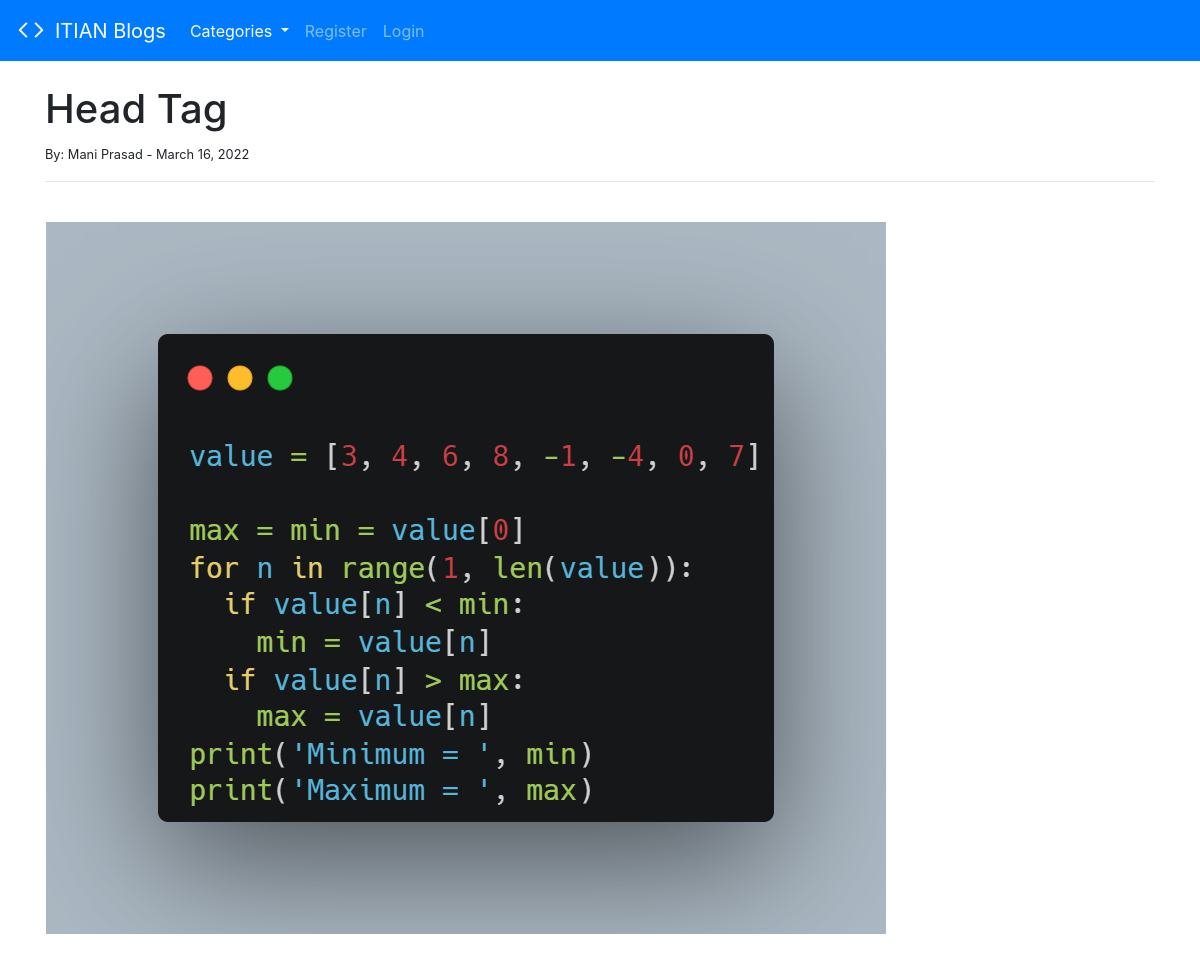
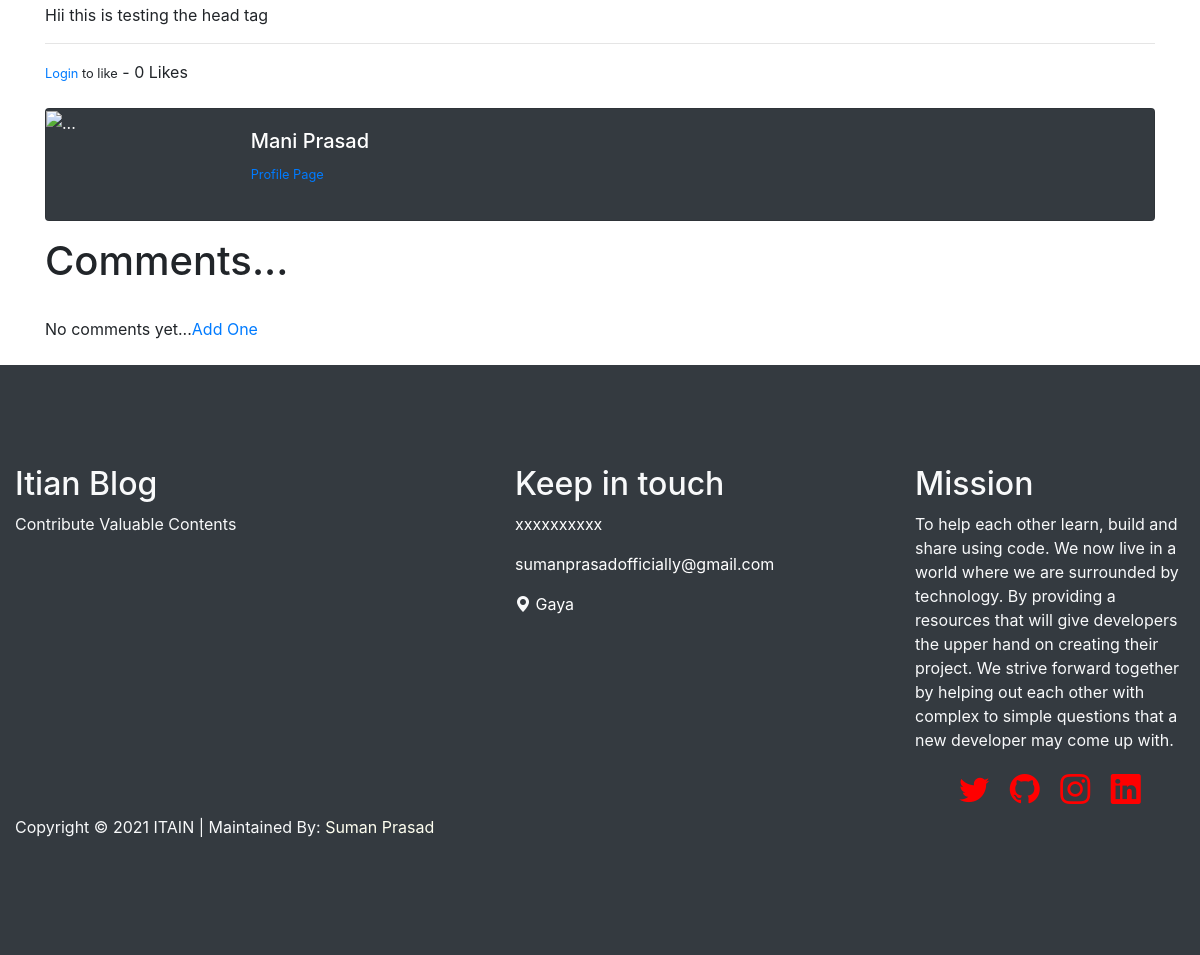
The app's page /article/19 with its own data (2 pictures, top to bottom).
### theblog/models.py (models this page shows, shortened)
class Post(models.Model):
    title = models.CharField(max_length=255)
    header_image = models.ImageField(null=True, blank=True, upload_to="images/")   #all posts doesnot have image.
    title_tag = models.CharField(max_length=255)
    author = models.ForeignKey(User, on_delete=models.CASCADE)
    body = RichTextField(blank=True, null=True)
    post_date = models.DateField(auto_now_add=True)
    category = models.CharField(max_length=255, default='coding')
    snippet = models.CharField(max_length=255)
    likes = models.ManyToManyField(User, related_name='blog_posts')
    def total_likes(self):
        return self.likes.count()

### theblog/views.py (the view)
# urls.py: path('article/<int:pk>', ArticleDetailView.as_view(), name='article-detail'),
class ArticleDetailView(DetailView):
    model = Post
    template_name = 'article_details.html'
    def get_context_data(self, *args, **kwargs):
        cat_menu = Category.objects.all()
        context = super(ArticleDetailView, self).get_context_data(*args, **kwargs)
        stuff = get_object_or_404(Post, id=self.kwargs['pk'])
        total_likes = stuff.total_likes()
        liked = False
        if stuff.likes.filter(id=self.request.user.id).exists():
            liked =True
        context["cat_menu"] = cat_menu
        context["total_likes"] = total_likes
        context["liked"] = liked
        return context

### theblog/models.py (called while the page is built)
    def __str__(self):
        return self.name

### theblog/templates/article_details.html (shortened to what this page needs)
{% extends 'base.html' %}
{% load static %}
{% block content %}
<div class="container">
<h1>{{ post.title }}</h1>
<small>By: {{ post.author.first_name }} {{ post.author.last_name}} - {{post.post_date}}
</small><br>
<hr>
<br>
{% if post.header_image %}
  <img src="{{ post.header_image.url }}">
{% endif %}
<br>
<br>
{{ post.body| safe }}
<hr>
<form action="{% url 'like_post' post.pk %}" method="POST">
{% if user.is_authenticated %}
  {% if liked %}
    <button type="submit", name="post_id", value="{{ post.id }}", class="btn btn-danger btn-sm">Unlike</button>
  {% else %}
    <button type="submit", name="post_id", value="{{ post.id }}", class="btn btn-primary btn-sm">Like</button>
  {% endif %}
{% else %}
  <small><a href="{% url 'login' %}">Login</a> to like</small>
{% endif %}
   - {{ total_likes }} Likes
</form>
<br>
<div class="card mb-3 card text-white bg-dark">
  <div class="row no-gutters">
    <div class="col-md-2">
{% if post.author.profile.profile_pic %}
      <img src="{{post.author.profile.profile_pic.url}}" width=200 height=200 alt="...">
{% else %}
  <img src="{% static 'theblog/images/person_black_48dp.svg' %}" width=200 height=200 alt="...">
{% endif %}
    </div>
    <div class="col-md-10">
      <div class="card-body">
        <h5 class="card-title"> {{ post.author.first_name }} {{ post.author.last_name}}</h5>
        <p class="small text-muted">
          <a href="{% url 'show_profile_page' post.author.profile.id %}">Profile Page</a>
        </p>
      </div>
    </div>
  </div>
</div>
<h1>Comments...</h1>
<br>
{% if not post.comments.all %}
  No comments yet...<a href="{% url 'add_comment' post.pk %}">Add One</a>
{% endif %}
<br>
</div>
{% endblock %}

### records on screen
Post: title "Head Tag", author.first_name "Mani", author.last_name "Prasad", post_date "March 16, 2022", header_image (picture), body "Hii this is testing the head tag"

### other values on screen
{{ total_likes }} "0"
